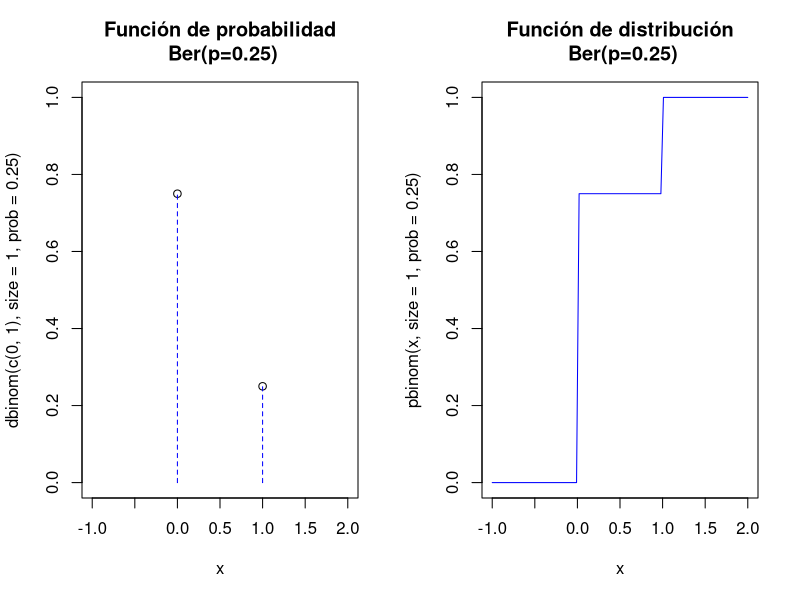
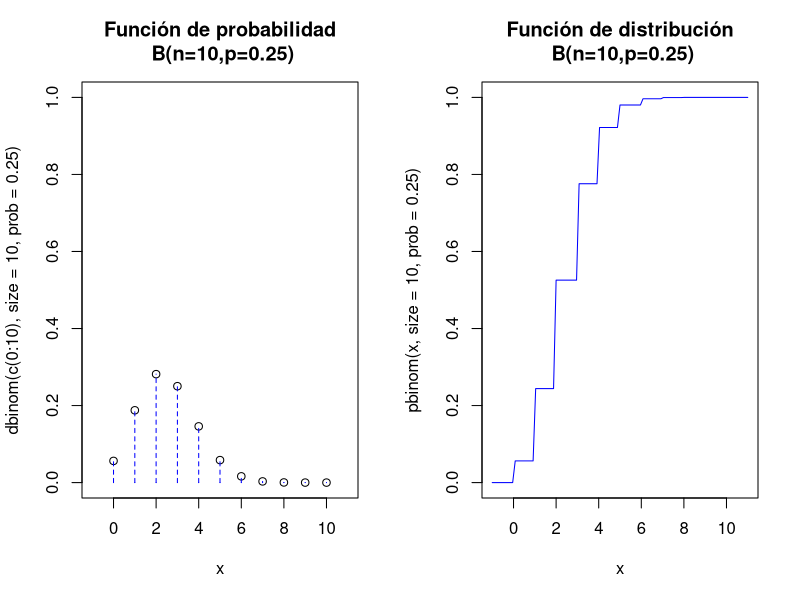
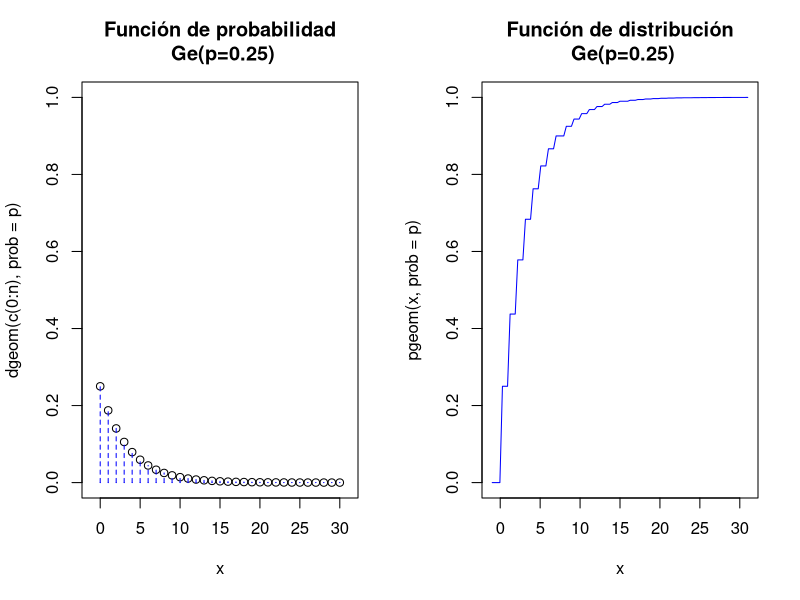
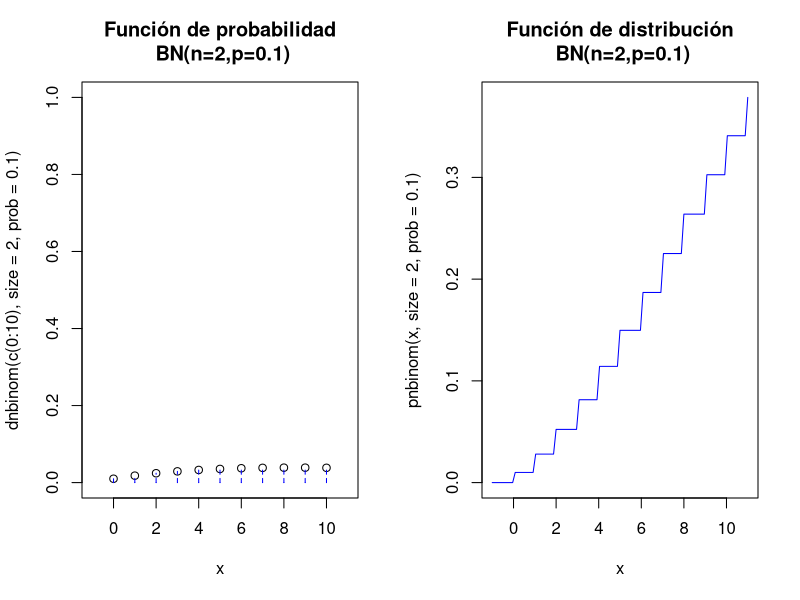
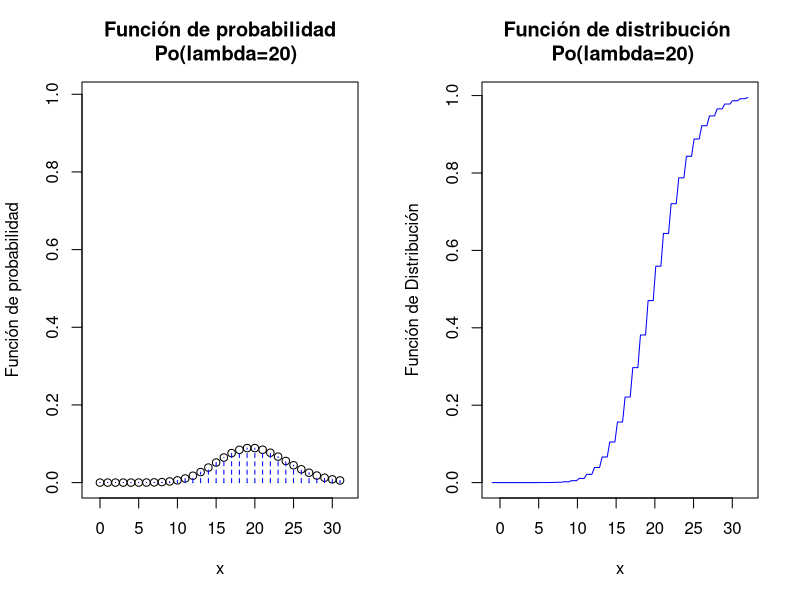
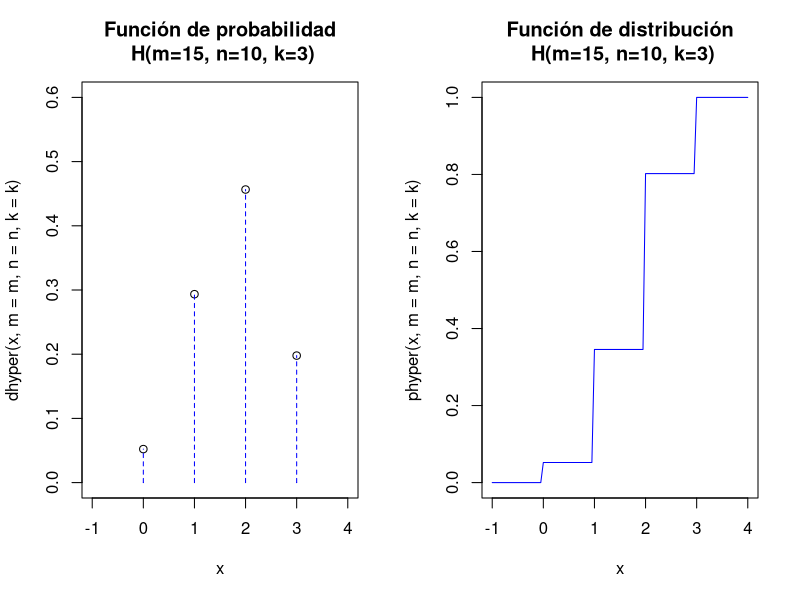
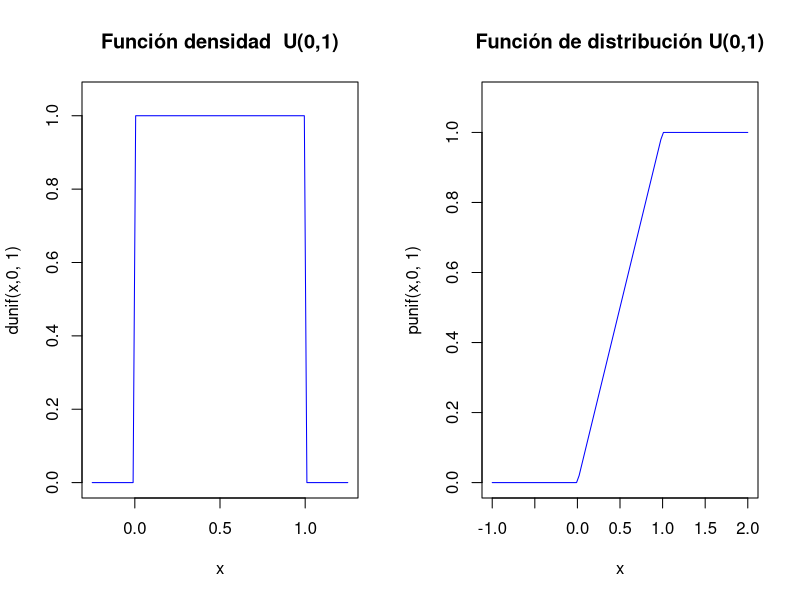
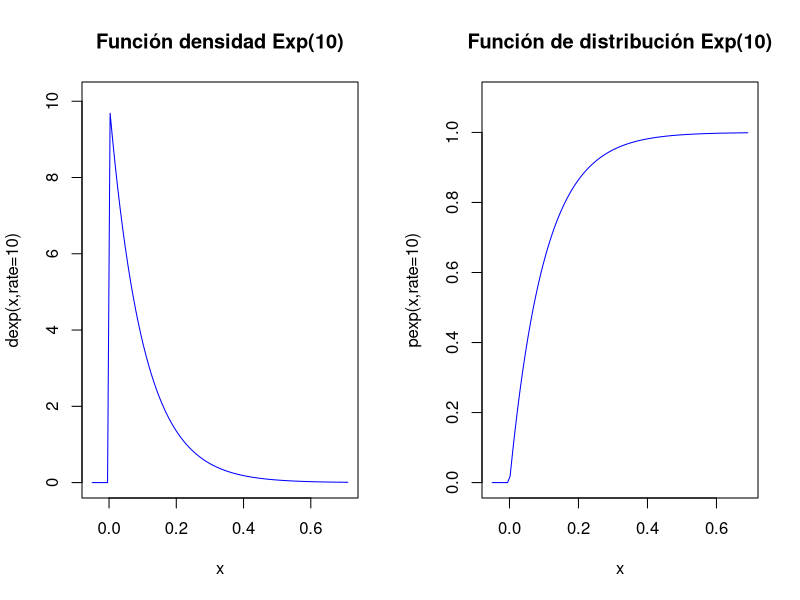

The R source for these figures, in order:
## ---- chunk 1
dbinom(0,size=1,prob=0.25)
dbinom(1,size=1,prob=0.25)
rbinom(n=20,size = 1,prob=0.25)
## ---- chunk 2
par(mfrow=c(1,2))
plot(x=c(0,1),y=dbinom(c(0,1),size=1,prob=0.25),
     ylim=c(0,1),xlim=c(-1,2),xlab="x",
     main="Función de probabilidad\n Ber(p=0.25)")
lines(x=c(0,0,1,1),y=c(0,0.75,0,0.25), type = "h", lty = 2,col="blue")
curve(pbinom(x,size=1,prob=0.25),
      xlim=c(-1,2),col="blue",
      main="Función de distribución\n Ber(p=0.25)")
par(mfrow=c(1,1))
## ---- chunk 3
choose(6,5)
## ---- chunk 4
choose(10,5)
## ---- chunk 5
choose(22,10)
## ---- chunk 6
pbinom(0,size=10,prob=0.25)
## ---- chunk 7
pbinom(4,size=10,prob=0.25)
## ---- chunk 8
dbinom(0,size=10,prob=0.25)
## ---- chunk 9
dbinom(4,size=10,prob=0.25)
## ---- chunk 10
set.seed(2019)
rbinom(100,size = 20,prob=0.5)
## ---- chunk 11
par(mfrow=c(1,2))
aux=rep(0,22)
aux[seq(2,22,2)]=dbinom(c(0:10),size=10,prob=0.25)
plot(x=c(0:10),y=dbinom(c(0:10),size=10,prob=0.25),
  ylim=c(0,1),xlim=c(-1,11),xlab="x",
  main="Función de probabilidad\n B(n=10,p=0.25)")
lines(x=rep(0:10,each=2),y=aux, type = "h", lty = 2,col="blue")
curve(pbinom(x,size=10,prob=0.25),
  xlim=c(-1,11),col="blue",
  main="Función de distribución\n B(n=10,p=0.25)")
par(mfrow=c(1,1))
## ---- chunk 12
dbinom(4,size=10,prob = 0.4)
## ---- chunk 13
pbinom(3,10,0.4)
## ---- chunk 14
1-pbinom(3,10,0.4)
## ---- chunk 15
pbinom(3,10,0.4,lower.tail = FALSE)
## ---- chunk 16
dbinom(0,10,0.4)+dbinom(1,10,0.4)+dbinom(2,10,0.4)
pbinom(2,10,0.4)
## ---- chunk 17
dgeom(0,prob=0.25)
## ---- chunk 18
pgeom(0,prob=0.25)
## ---- chunk 19
pgeom(4,prob=0.25)
## ---- chunk 20
rgeom(n=25,prob=0.25)
## ---- chunk 21
  par(mfrow=c(1,2))
  p=0.25
  n=30
  aux=rep(0,(n+1)*2)
  aux[seq(2,(n+1)*2,2)]=dgeom(c(0:n),prob=p)
  plot(x=c(0:n),y=dgeom(c(0:n),prob=p),
       ylim=c(0,1),xlim=c(-1,n+1),xlab="x",
       main=paste0(c("Función de probabilidad\n Ge(p=",p,")"),collapse = ""))
  lines(x=rep(0:n,each=2),y=aux, type = "h", lty = 2,col="blue")
  curve(pgeom(x,prob=p),
        xlim=c(-1,n+1),col="blue",
        main=paste0(c("Función de distribución\n Ge(p=",p,")"),collapse = ""))
  par(mfrow=c(1,1))
## ---- chunk 22
choose(-6,4)
## ---- chunk 23
dnbinom(5,size=2,p=0.1)
## ---- chunk 24
pnbinom(4,size=2,p=0.1)
1-pnbinom(4,size=2,p=0.1)
pnbinom(4,size=2,p=0.1,lower.tail=FALSE)
## ---- chunk 25
par(mfrow=c(1,2))
aux=rep(0,22)
aux[seq(2,22,2)]=dnbinom(c(0:10),size=2,prob=0.1)
plot(x=c(0:10),y=dnbinom(c(0:10),size=2,prob=0.1),
  ylim=c(0,1),xlim=c(-1,11),xlab="x",
  main="Función de probabilidad\n BN(n=2,p=0.1)")
lines(x=rep(0:10,each=2),y=aux, type = "h", lty = 2,col="blue")
curve(pnbinom(x,size=2,prob=0.1),
  xlim=c(-1,11),col="blue",
  main="Función de distribución\n BN(n=2,p=0.1)")
par(mfrow=c(1,1))
## ---- chunk 26
choose(152,2)*0.999^150*0.001^3
## ---- chunk 27
dnbinom(150,size=3,p=0.001)
## ---- chunk 28
pnbinom(150,3,0.001)
## ---- chunk 29
20^(21)/factorial(21)*exp(-20)
dpois(21,lambda = 20)
## ---- chunk 30
dpois(0,lambda = 3)
dpois(1,lambda = 3)
## ---- chunk 31
ppois(0,lambda = 3)
ppois(1,lambda = 3)
dpois(0,lambda = 3)+dpois(1,lambda = 3) ### es igual a ppois(1,lambda=3)
## ---- chunk 32
dpois(0:10,3)
sum(dpois(0:10,3))
ppois(10,3)
## ---- chunk 33
rpois(n=100,lambda = 3)
## ---- chunk 34
dpois(21,lambda=20)## P(X=21)
## ---- chunk 35
ppois(5,lambda=20)
1-ppois(5,lambda=20) ## es 1-P(X<=5)=P(X>=6)
ppois(5,lambda=20,lower.tail =FALSE ) ## acumula hacia arriba P(X>5)=P(X>=6)=P(X=6)+P(X=7)+...
## ---- chunk 36
lambda=20
par(mfrow=c(1,2))
n=qpois(0.99,lambda=lambda)
aux=rep(0,(n+1)*2)
aux[seq(2,(n+1)*2,2)]=dpois(c(0:n),lambda=lambda)
ymax=max(ppois(0:n,lambda=lambda))
plot(x=c(0:n),y=dpois(c(0:n),lambda=lambda),
     ylim=c(0,ymax),xlim=c(-1,n+1),xlab="x",ylab="Función de probabilidad",
     main=paste0(c("Función de probabilidad\n  Po(lambda=",lambda,")"),collapse = ""))
lines(x=rep(0:n,each=2),y=aux,pch=21, type = "h", lty = 2,col="blue")
curve(ppois(x,lambda=lambda),
      xlim=c(-1,n+1),col="blue",ylab="Función de Distribución",
      main=paste0(c("Función de distribución \n Po(lambda=",lambda,")"),collapse = ""))
par(mfrow=c(1,1))
## ---- chunk 37
1-dpois(25,lambda=3)
## ---- chunk 38
6^0/factorial(0)*exp(-6)
ppois(0,lambda=3*2)
## ---- chunk 39
c(choose(15,2), choose(10,1), choose(25,3))
## ---- chunk 40
dhyper(x=2,m=15,10,k=3)
phyper(q=1,m=15,n=10,k=3)## sí, le han puesto q ya veremos el porqué
1-phyper(q=1,m=15,n=10,k=3)
## ---- chunk 41
rhyper(nn=200,m=15,n=10,k=3)
## ---- chunk 42
par(mfrow=c(1,2))
m=15
n=10
k=3
a=max(c(0,k-n))
b=min(c(m,k))
l=b-a+1
aux=rep(0,2*l)
aux[seq(2,2*l,2)]=dhyper(c(a:b),m=m,n=n,k=k)
x=a:b
plot(x,y=dhyper(x,m=m,n=n,k=k),
  ylim=c(0,0.6),xlim=c(a-1,b+1),xlab="x",
  main=paste0("Función de probabilidad\n H(m=",m,", n=",n,", k=",k,")"))
lines(x=rep(a:b,each=2),y=aux, type = "h", lty = 2,col="blue")
curve(phyper(x,m=m,n=n,k=k),
  xlim=c(a-1,b+1),col="blue",
  main=paste0("Función de distribución\n H(m=",m,", n=",n,", k=",k,")"))
par(mfrow=c(1,1))
## ---- chunk 43
qbinom(c(0.3,0.6,0.8),5,0.5)
## ---- chunk 44
par(mfrow=c(1,2))
a=0;b=1
curve(dunif(x,a,b),xlim=c(a-0.25,b+0.25),ylim=c(0,max(1/(b-a)+0.05,0.1)),
      col="blue",main=paste0("Función densidad  U(",a,",",b,")"),
      ylab=paste0("dunif(x,",a,", ",b,")"))
curve(punif(x,a,b),xlim=c(a-1,b+1),ylim=c(0,1.1),
      col="blue",main=paste0("Función de distribución U(",a,",",b,")"),
      ylab=paste0("punif(x,",a,", ",b,")"))
## ---- chunk 45
dunif(x=0.5, min=-1,max=1)
punif(q=0.5,min=-1,max=1)
## ---- chunk 46
runif(n=5,min=-1,max=1)
## ---- chunk 47
dunif(x=0.5)
punif(q=0.5)
runif(n=5)
## ---- chunk 48
pexp(0.5,rate=3)
1-pexp(0.5,rate=3)
pexp(0.5,rate=3,lower.tail = FALSE)
## ---- chunk 49
dexp(0.001,rate=3)### alerta no es una probabilidad, es una densidad y puede ser >1
pexp(0.5,rate=3) ##P(X<0.5)
rexp(10,3)### diez tiempos de una exponencial
## ---- chunk 50
lambda=10
par(mfrow=c(1,2))
curve(dexp(x,rate=lambda),xlim=c(-0.05,round(qexp(0.99,rate=lambda,2),2)+0.25),
      ylim=c(0,dexp(0,lambda)+0.1),col="blue",
      main=paste0("Función densidad Exp(",lambda,")"),
      ylab=paste0("dexp(x,rate=",lambda,")"))
curve(pexp(x,rate=lambda),xlim=c(-0.05,qexp(0.999,10)),ylim=c(0,1.1),col="blue",
      main=paste0("Función de distribución Exp(",lambda,")"),
      ylab=paste0("pexp(x,rate=",lambda,")"))
par(mfrow=c(1,1))
## ---- chunk 51
curve(dnorm(x),main="Función de densidad de una normal estándar",xlim=c(-3.9,3.9))
## ---- chunk 52
curve(dnorm(x,0,1),xlim=c(-4,4),ylim=c(0,1/sqrt(2*pi)),col="blue",xaxt="n",yaxt="n",
      ylab=expression(f(x)),cex=0.5)
axis(1,at=c(-1,0,1),labels =c(expression(mu-x),expression(mu),expression(mu-x)))
axis(2,at=c(0,1/sqrt(2*pi)),labels =c(0,expression( paste(frac(1, sqrt(2 * pi))))))
segments(x0=-1,y0=0,x1=-1,y1=dnorm(-1,0,1),col="red",lty=2)
segments(x0=-1,y0=dnorm(-1,0,1),x1=-4.4,y1=dnorm(-1,0,1), col="red",lty=2)
segments(x0=1,y0=0,x1=1,y1=dnorm(1,0,1),col="red",lty=2)
segments(x0=1,y0=dnorm(1,0,1),x1=-4.4,y1=dnorm(1,0,1), col="red",lty=2)
text(x = -3,y=dnorm(-0.9),expression(f(mu-x)==f(mu+x)))
## ---- chunk 53
par(mfrow=c(1,2))
x=-2
xx=seq(-4,x,by=0.01)
curve(dnorm(x,0,1),xlim=c(-4,4),ylim=c(0,1/sqrt(2*pi)),col="blue",xaxt="n",yaxt="n",
      ylab=expression(f(x)),cex=0.5)
text(-3,dnorm(-2),expression(F(mu-x)))
polygon(x=c(-4,xx,x),y=c(0,dnorm(xx, 0,1),0), density=20,col="skyblue")
axis(1,at=c(-2,0),labels =c(expression(mu-x),expression(mu)))

x=2
xx=seq(-4,x,by=0.01)
curve(dnorm(x,0,1),xlim=c(-4,4),ylim=c(0,1/sqrt(2*pi)),col="blue",xaxt="n",yaxt="n",
      ylab=expression(f(x)),cex=0.5)
polygon(x=c(-4,xx,x),y=c(0,dnorm(xx, 0,1),0), density=20,col="skyblue")
axis(1,at=c(0,2),labels =c(expression(mu),expression(mu+x)))
xx2=seq(x+0.01,4,by=0.01)
polygon(x=c(x,xx2,4),y=c(0,dnorm(xx2, 0,1),0), density=20,col="red")
text(-3,dnorm(-2),expression(F(mu+x)))
text(3,dnorm(-2),expression(1-F(mu+x)))
par(mfrow=c(1,1))
## ---- chunk 54
dnorm(2,mean=1,sd=2)
## ---- chunk 55
pnorm(2,mean=1,sd=2) 
## ---- chunk 56
qnorm(0.95,mean=1,sd=2)
## ---- chunk 57
rnorm(n=5,mean=1,sd=2)
## ---- chunk 58
pnorm(2,mean=2,sd=2)-pnorm(1,mean=2,sd=2) #P(1< X< 2)
pnorm(3,mean=2,sd=2,lower.tail =FALSE) #P(X>3)
1-pnorm(3,mean=2,sd=2,lower.tail=TRUE) #P(X>3) = 1-P(X<=3)
